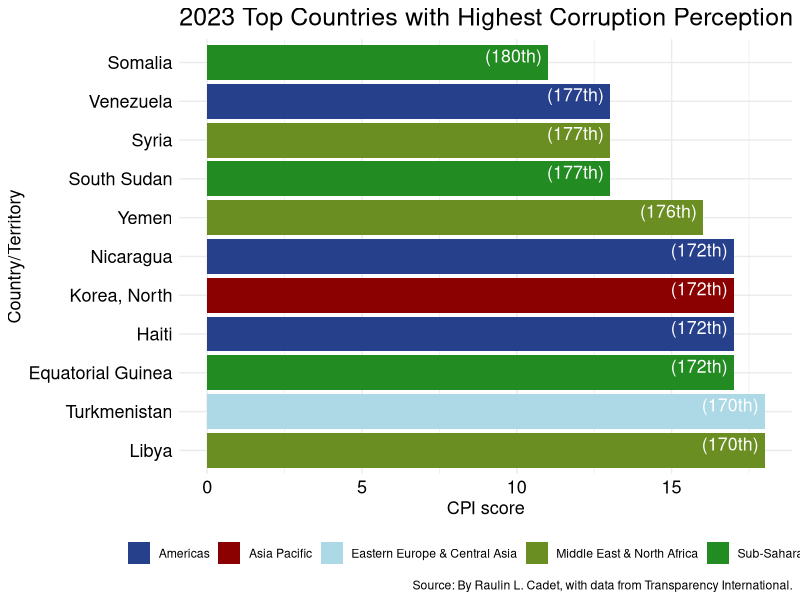

Source code (R):
library(dplyr)
library(ggplot2)



# data retrieved
dcorrup<-readxl::read_excel("CPI2023_GlobalResultsTrends.xlsx",range ="A4:V184",col_names = TRUE)
dcorrup<-dcorrup%>%mutate(Region = case_when(
  Region == "AME" ~ "Americas",
  Region == "ECA" ~ "Eastern Europe & Central Asia",
  Region=="SSA"~"Sub-Saharan Africa",
  Region=="MENA"~"Middle East & North Africa",
  Region=="AP"~"Asia Pacific",
  Region=="WE/EU"~"Western Europe & European Union",
  TRUE ~ Region
))

c("orangered", "orange","olivedrab", "forestgreen", "black", "gray")


reg_colors <- c("royalblue4", "red4",'lightblue',"olivedrab", "forestgreen")

# Plot the data
dcorrup %>%
  arrange(`CPI score 2023`) %>%
  head(11) %>%
  ggplot(aes(x = `CPI score 2023`, y = reorder(`Country / Territory`, `CPI score 2023`,decreasing = TRUE))) +
  geom_bar(stat = 'identity', aes(fill = Region)) +
  xlab('CPI score') +
  ylab('Country/Territory') +
  geom_text(aes(label = paste("(",Rank,"th)",sep="")), vjust = 0, hjust = 1.1, color = "white", size = 4.5) +  # Add labels with Rank data
  
  scale_fill_manual(values = reg_colors) +  # defined my own colors
  theme_minimal()+
  labs(caption = "Source: By Raulin L. Cadet, with data from Transparency International.",
       title = "2023 Top Countries with Highest Corruption Perception Rank")+
  theme(
    axis.title = element_text(size = 13,color = 'black'),  # Modify axis title font size
    axis.text = element_text(size = 13,color = 'black'),   
    strip.text = element_text(size = 13,color='black'),  # Modify facet title font size
    plot.title = element_text(size = 18,color = 'black'),   # Modify plot title font size
    legend.position = "bottom"
    )+
  guides(fill = guide_legend(title = NULL))  # remove legend title
